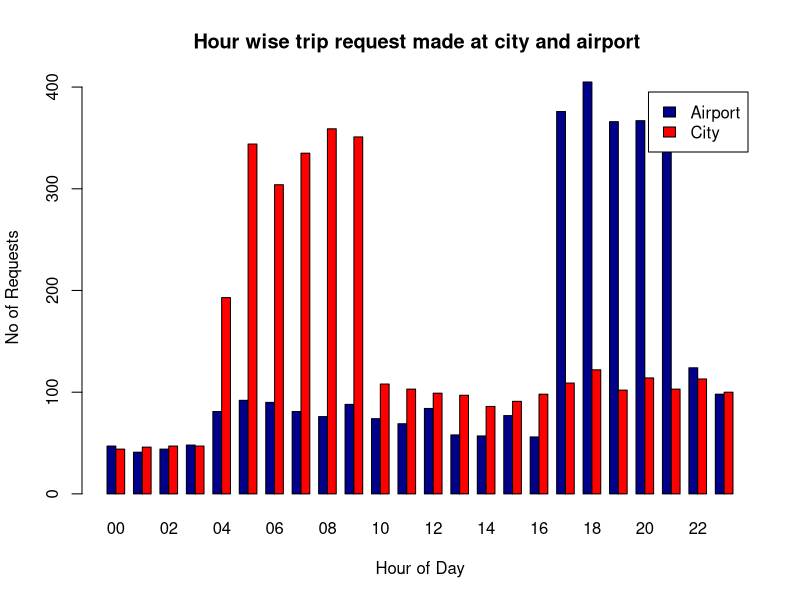
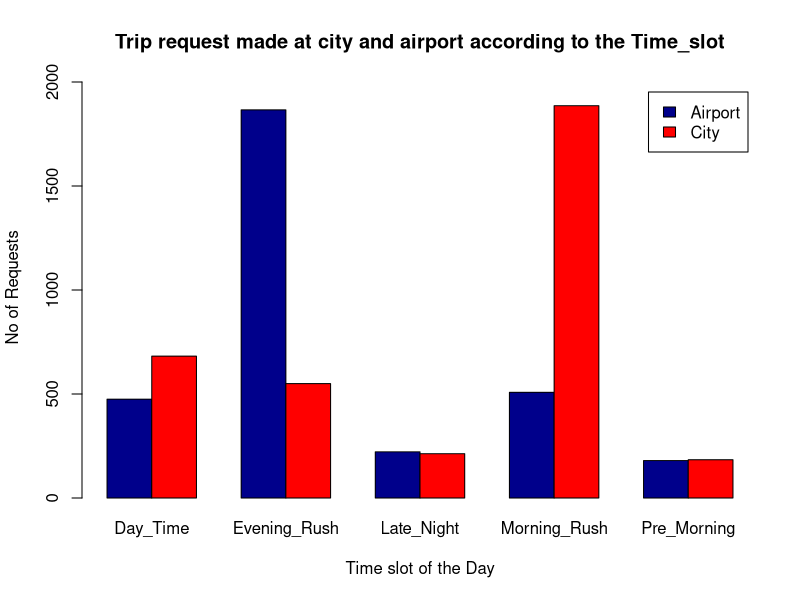
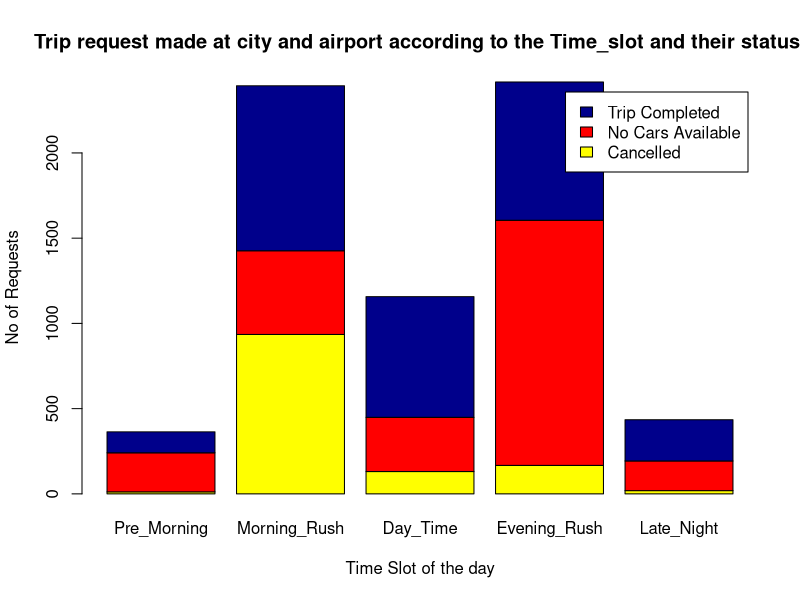
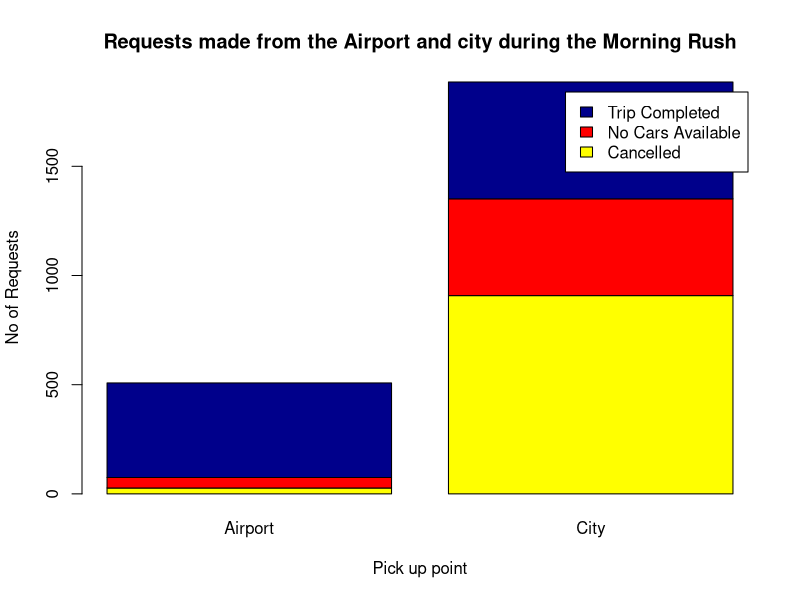
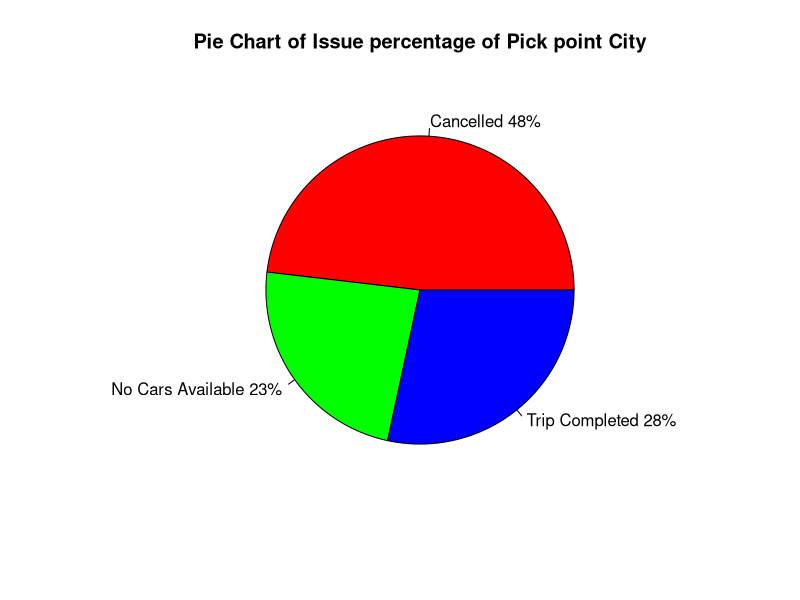
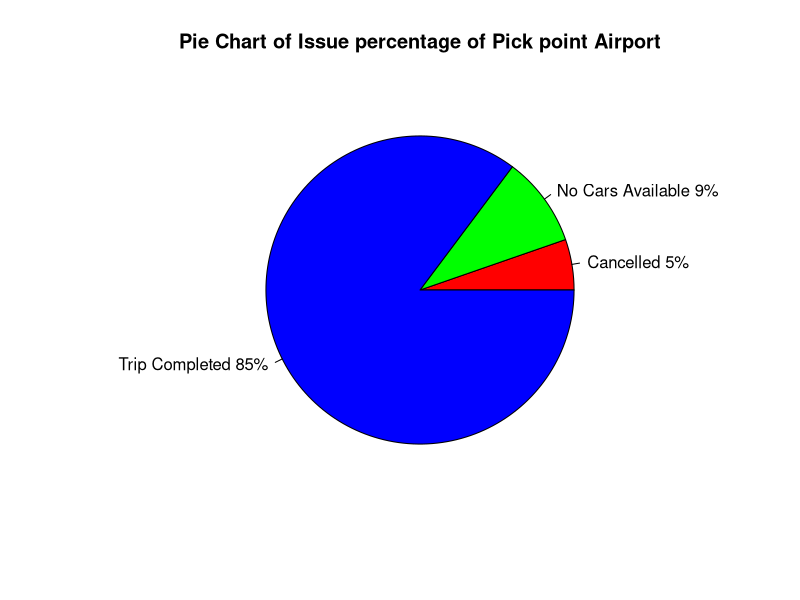
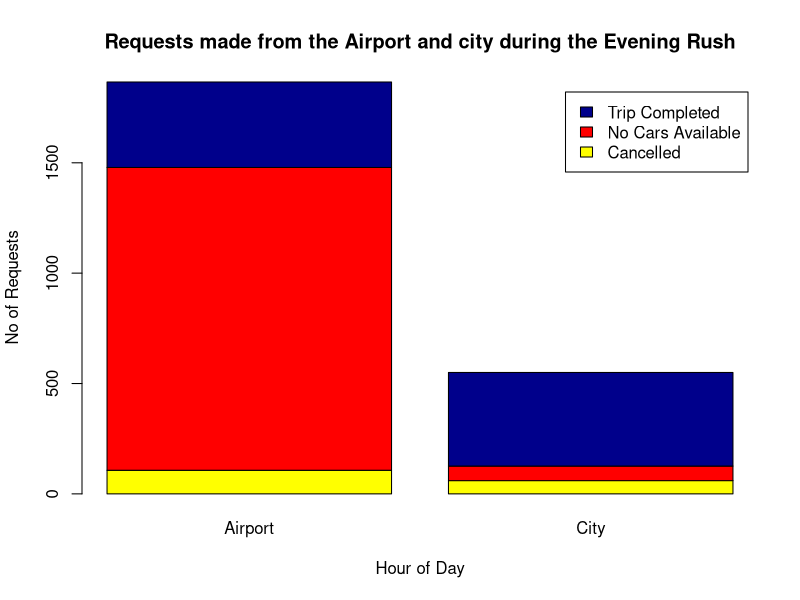
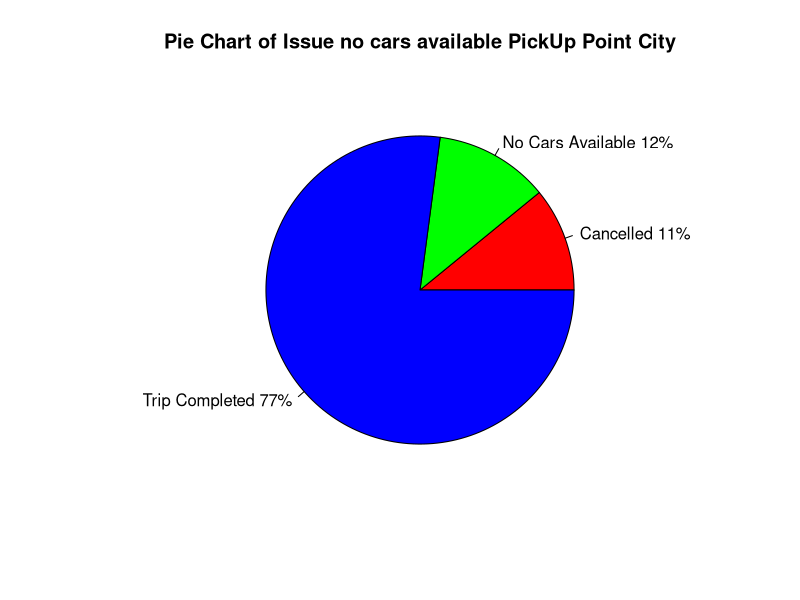

The R source for these figures, in order:
#Reading the whole data into an dataframe.
Uber_request_data<-read.csv("Uber request data.csv");

#looking for NA values if any for Pickup.point
length(which(is.na(Uber_request_data$Pickup.point)));
#Answer is 0, hence no NA values.

#looking for NA values if any for Date
length(which(is.na(Uber_request_data$Date)));
#Answer is 0, hence no NA values.

#looking for NA values if any for Request Time
length(which(is.na(Uber_request_data$Request.time)));
#Answer is 0, hence no NA values.

#looking for NA values if any for Status
length(which(is.na(Uber_request_data$Status)));
#Answer is 0, hence no NA values.
#---------------------------------------------------------------------------------------------------------------------
#1. Make a grouped bar chart depicting the hour-wise trip request made at city and airport respectively. 
#You can aggregate the data for all 5 days on the same axis of 24 hours. 
#Each bar should correspond to an hour and pick-up point (city / airport) should be displayed in two colors.

plot_table1 <- table(Uber_request_data$Pickup.point,substr(Uber_request_data$Request.time,0,2));

plot1<-barplot(plot_table1, main="Hour wise trip request made at city and airport ",
        xlab="Hour of Day",ylab = " No of Requests", col=c("darkblue","red"),
        legend = rownames(plot_table1), beside=TRUE)
#----------------------------------------------------------------------------------------------------------------------
#2.2. In the bar chart (question 1), you’ll be able to see 5 major time blocks based on the frequency of requests
#made at the city and airport. You have to now divide the request-time into 5 time-slots described below.
#Make an additional column “Time_Slot” which takes these 5 categorical values depending on the
#request time:
#Pre_Morning
#Morning_Rush
#Day_Time
#Evening_Rush
#Late_Night


index<-c("00","01","02","03","04","05","06","07","08","09","10","11","12","13","14","15","16","17","18","19","20","21","22","23");
values<-c("Pre_Morning","Pre_Morning","Pre_Morning","Pre_Morning",
          "Morning_Rush","Morning_Rush","Morning_Rush","Morning_Rush","Morning_Rush","Morning_Rush",
          "Day_Time","Day_Time","Day_Time","Day_Time","Day_Time","Day_Time","Day_Time",
          "Evening_Rush","Evening_Rush","Evening_Rush","Evening_Rush","Evening_Rush",
          "Late_Night","Late_Night");

Uber_request_data$Time_slot<-values[match(substr(Uber_request_data$Request.time,0,2),index)];
Uber_request_data$Time_slot=as.factor(Uber_request_data$Time_slot)

plot_table2 <- table(Uber_request_data$Pickup.point,Uber_request_data$Time_slot);

plot2<-barplot(plot_table2, main="Trip request made at city and airport according to the Time_slot",
        xlab="Time slot of the Day",ylab = " No of Requests" ,col=c("darkblue","red"),
        legend = rownames(plot_table2), beside=TRUE, ylim = c(0,2000))

#-------------------------------------------------------------------------------------------------
#3. Make a stacked bar chart where each bar represents a time slot and y axis shows the frequency of requests. Different proportions of bars should
#represent the completed, cancelled and no cars available out of the total customer requests.

Uber_request_data$Time_slot<-factor(Uber_request_data$Time_slot, levels=c("Pre_Morning","Morning_Rush","Day_Time","Evening_Rush","Late_Night"));

plot_table3 <- table(Uber_request_data$Status,Uber_request_data$Time_slot);

plot3<-barplot(plot_table3, main="Trip request made at city and airport according to the Time_slot and their status ",
               xlab="Time Slot of the day",ylab = " No of Requests", col=c("yellow","red","darkblue"),
               legend = rownames(plot_table3));

#-------------------------------------------------------------------------------------------------
#Problem 1

Uber_request_data_Morning_rush<-Uber_request_data[which(Uber_request_data$Time_slot=="Morning_Rush"),];

plot_table4 <- table(Uber_request_data_Morning_rush$Status,Uber_request_data_Morning_rush$Pickup.point);

plot4<-barplot(plot_table4, main="Requests made from the Airport and city during the Morning Rush",
               xlab="Pick up point",ylab = " No of Requests", col=c("yellow","red","darkblue"),
               legend = rownames(plot_table4));

#more cancellationn are at the city pickup

Uber_request_data_Morning_rush_city<-Uber_request_data_Morning_rush[which(Uber_request_data_Morning_rush$Pickup.point=="City"),];

slices<-c(length(which(Uber_request_data_Morning_rush_city$Status=="Cancelled")),
          length(which(Uber_request_data_Morning_rush_city$Status=="No Cars Available")),
          length(which(Uber_request_data_Morning_rush_city$Status=="Trip Completed")));
lbls <- c("Cancelled", "No Cars Available", "Trip Completed");
pct <- round(slices/sum(slices)*100);
lbls <- paste(lbls, pct); # add percents to labels 
lbls <- paste(lbls,"%",sep=""); # ad % to labels 
plot5<-pie(slices,labels = lbls, col=rainbow(length(lbls)),
    main="Pie Chart of Issue percentage of Pick point City");


#Cancellation at the airport pickup
Uber_request_data_Morning_rush_Airport<-Uber_request_data_Morning_rush[which(Uber_request_data_Morning_rush$Pickup.point=="Airport"),];

slices<-c(length(which(Uber_request_data_Morning_rush_Airport$Status=="Cancelled")),
          length(which(Uber_request_data_Morning_rush_Airport$Status=="No Cars Available")),
          length(which(Uber_request_data_Morning_rush_Airport$Status=="Trip Completed")));
lbls <- c("Cancelled", "No Cars Available", "Trip Completed");
pct <- round(slices/sum(slices)*100);
lbls <- paste(lbls, pct); # add percents to labels 
lbls <- paste(lbls,"%",sep=""); # ad % to labels 
plot6<-pie(slices,labels = lbls, col=rainbow(length(lbls)),
    main="Pie Chart of Issue percentage of Pick point Airport");
#---------------------------
View(Uber_request_data_Morning_rush_city)
no_of_requests_made_in_city_morning<-nrow(Uber_request_data_Morning_rush_city);
no_of_trip_completed_from_city_to_airport_morning<-nrow(Uber_request_data_Morning_rush_city[which(Uber_request_data_Morning_rush_city$Status=="Trip Completed"),]);
no_of_trips_cancelled_from_city_morning<-nrow(Uber_request_data_Morning_rush_city[which(Uber_request_data_Morning_rush_city$Status=="Cancelled"),]);
no_of_requests_made_in_city_morning
no_of_trip_completed_from_city_to_airport_morning
no_of_trips_cancelled_from_city_morning
#-----------------------------------------------------------


#Problem 2

Uber_request_data_Evening_rush<-Uber_request_data[which(Uber_request_data$Time_slot=="Evening_Rush"),];

plot_table7 <- table(Uber_request_data_Evening_rush$Status,Uber_request_data_Evening_rush$Pickup.point);

plot7<-barplot(plot_table7, main="Requests made from the Airport and city during the Evening Rush",
               xlab="Hour of Day",ylab = " No of Requests", col=c("yellow","red","darkblue"),
               legend = rownames(plot_table7));

#no cars available at airport

Uber_request_data_Evening_rush_city<-Uber_request_data_Evening_rush[which(Uber_request_data_Evening_rush$Pickup.point=="City"),];

slices<-c(length(which(Uber_request_data_Evening_rush_city$Status=="Cancelled")),
          length(which(Uber_request_data_Evening_rush_city$Status=="No Cars Available")),
          length(which(Uber_request_data_Evening_rush_city$Status=="Trip Completed")));
lbls <- c("Cancelled", "No Cars Available", "Trip Completed");
pct <- round(slices/sum(slices)*100);
lbls <- paste(lbls, pct); # add percents to labels 
lbls <- paste(lbls,"%",sep=""); # ad % to labels 
plot8<-pie(slices,labels = lbls, col=rainbow(length(lbls)),
           main="Pie Chart of Issue no cars available PickUp Point City");

Uber_request_data_Evening_rush_Airport<-Uber_request_data_Evening_rush[which(Uber_request_data_Evening_rush$Pickup.point=="Airport"),];

slices<-c(length(which(Uber_request_data_Evening_rush_Airport$Status=="Cancelled")),
          length(which(Uber_request_data_Evening_rush_Airport$Status=="No Cars Available")),
          length(which(Uber_request_data_Evening_rush_Airport$Status=="Trip Completed")));
lbls <- c("Cancelled", "No Cars Available", "Trip Completed");
pct <- round(slices/sum(slices)*100);
lbls <- paste(lbls, pct); # add percents to labels 
lbls <- paste(lbls,"%",sep=""); # ad % to labels 
plot9<-pie(slices,labels = lbls, col=rainbow(length(lbls)),
           main="Pie Chart of Issue no cars avaiblale Pickup point Airpport");


View(Uber_request_data_Evening_rush_city)
no_of_requests_made_at_the_airport_evening<-nrow(Uber_request_data_Evening_rush_Airport);
no_of_trip_completed_from_airport_to_city_evening<-nrow(Uber_request_data_Evening_rush_Airport[which(Uber_request_data_Evening_rush_Airport$Status=="Trip Completed"),]);
no_of_instances_when_no_cars_available<-nrow(Uber_request_data_Evening_rush_Airport[which(Uber_request_data_Evening_rush_Airport$Status=="No Cars Available"),]);
no_of_requests_made_at_the_airport_evening
no_of_trip_completed_from_airport_to_city_evening
no_of_instances_when_no_cars_available

#-------------------------------------------------



